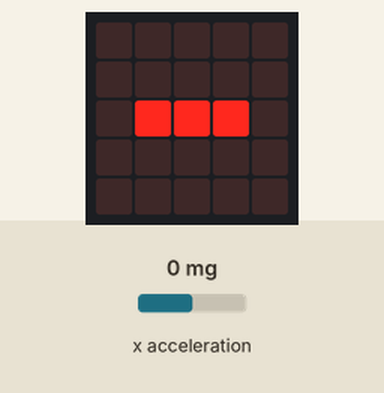
A program run on a simulated BBC micro:bit running MicroPython. On the bench: the board's 5×5 LED display. The test bench sets the inputs (shaded band); at power-on: x acceleration 0 mg.

Above: at 1.2 s.
1.3 s: x acceleration set to -17 mg
2.8 s: x acceleration set to -22 mg
At 3.7 s:
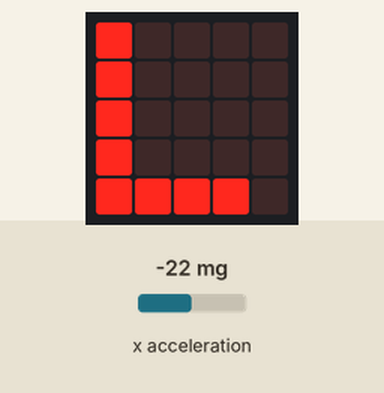
4.3 s: x acceleration set to 750 mg
At 4.8 s:
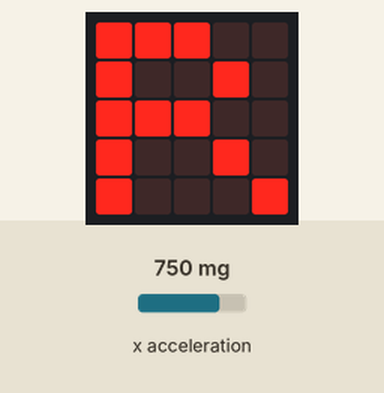
5.8 s: x acceleration set to -1440 mg
At 7.0 s:
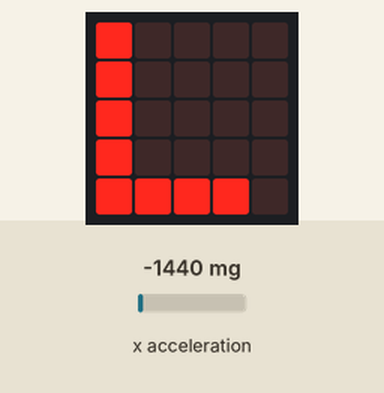
7.3 s: x acceleration set to 0 mg
At 8.3 s:
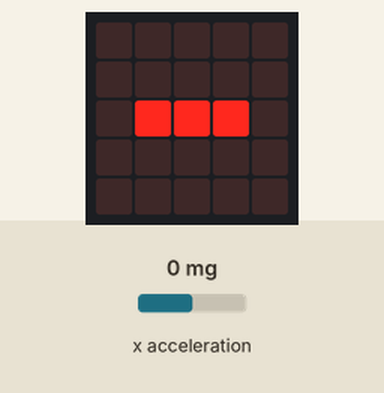
Timing chart, 0 to 9.8 s (numbered marks = the images above; inputs shaded):
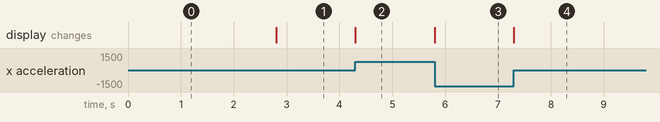

The program:

____.py
```python
"""
Author：Ethan
Date:2021/07/12
用于测试 microbit 的移动
x 轴：左右倾斜
y 轴：前后倾斜
z 轴：上下移动

每个轴返回一个正数或负数，表示 1‰ * g（重力），当读书为 0 时，该轴为 leavel 状态
"""

from microbit import *

while True:
    # 运用 get_x 来测量该设备沿 X 轴的水平程度
    reading = accelerometer.get_x()
    if reading > 20:
        display.show("R")
    elif reading < -20:
        display.show("L")
    else:
        display.show("-")
```

Measured:
- the behaviour switches between -20 and -21 mg on x acceleration (found by bisection; images 0 and 1)
- after the input at 1.3 s, every drawn part: stays the same
- after the input at 2.8 s, the display: changes at once (image 1)
- after the input at 4.3 s, the display: changes at once (image 2)
- after the input at 5.8 s, the display: changes at once (image 3)
- after the input at 7.3 s, the display: changes at once (image 4)
